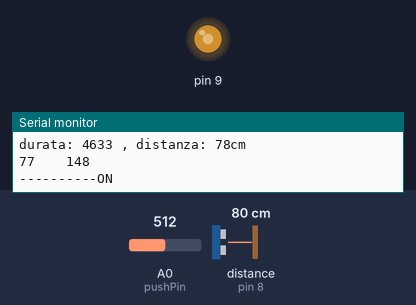
A sketch run on a simulated Arduino Uno, built with avr-gcc and run on an emulated ATmega328P. Parts: output pins drawn as LEDs (lit = HIGH), the last lines printed to the serial monitor. Wiring (inferred from the names in the program): range finder with pulse-width output: data pin 8. The inputs (shaded band) are chosen by the test bench; at power-on: distance to the obstacle (sensor on pin 8) 80 cm, A0 (pushPin) = 512. The echo pulse lasts 58.3 µs per cm; pins used as bus, display or sensor lines are not drawn.

Above: at 1.2 s.
1.3 s: distance to the obstacle (sensor on pin 8) set to 2 cm
At 2.4 s:
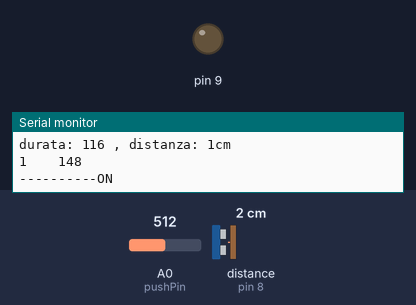
2.8 s: distance to the obstacle (sensor on pin 8) set to 6 cm
4.3 s: distance to the obstacle (sensor on pin 8) set to 7 cm
At 5.5 s:
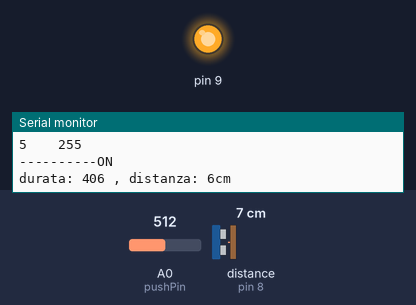
5.9 s: distance to the obstacle (sensor on pin 8) set to 113 cm
At 6.7 s:
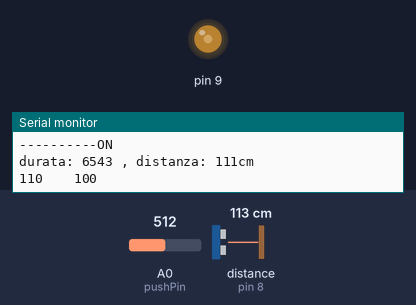
7.7 s: distance to the obstacle (sensor on pin 8) set to 117 cm
At 8.6 s:
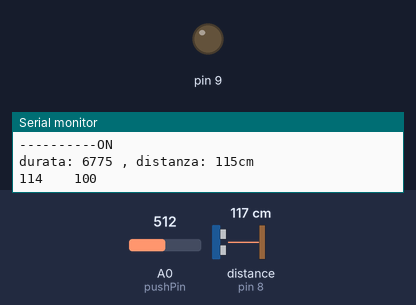
9.3 s: distance to the obstacle (sensor on pin 8) set to 107 cm
At 10.4 s:
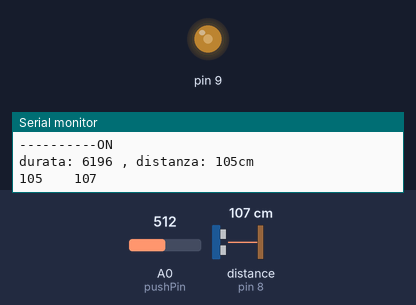
Timing chart, 0 to 11.9 s (numbered marks = the images above; inputs shaded):
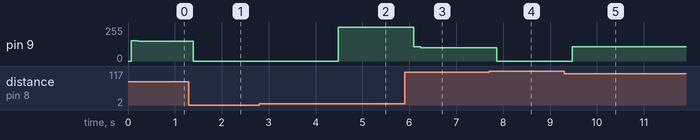

Measured:
- the behaviour switches between 6 and 7 cm on distance to the obstacle (sensor on pin 8) (found by bisection; images 1 and 2)
- the behaviour switches between 113 and 114 cm on distance to the obstacle (sensor on pin 8) (found by bisection; images 3 and 4)
- after the input at 1.3 s, pin 9: 148/255 → 0/255 after 0.09 s
- after the input at 4.3 s, pin 9: 0/255 → 255/255 after 0.18 s
- after the input at 5.9 s, pin 9: 255/255 → 107/255 after 0.20 s, → 100/255 0.15 s later
- after the input at 7.7 s, pin 9: 100/255 → 0/255 after 0.16 s
- after the input at 9.3 s, pin 9: 0/255 → 107/255 after 0.18 s

The sketch:

guanto2cina.ino
```cpp
#include <Wire.h>
#include <Servo.h>
#include "handy.h"

#define trigPin 7
#define echoPin 8

void setup()
{
  Wire.begin();
  Serial.begin(115200);
  Serial.println("START");
  pinMode( trigPin, OUTPUT );
  pinMode( echoPin, INPUT );
  pinMode(pushPin, INPUT_PULLUP);

}

void loop()
{
  readVelostat();

  if(statoPush==1){
    stato= !stato;
    statoPush=0;
  }
  stato = 1;
  if(stato==1){
    Serial.println("----------ON");
    usRoutineCina();
    viberRoutine();
    SerialRoutine();
  }else if(stato==0){
    Serial.println("----------OFF");
    analogWrite(9, 0);
  }
  delay(100);
}


void SerialRoutine()
{
  Serial.print(reading);
  Serial.print("\t\t");
  Serial.println(us);

  if (coro)
  {
    Serial.print("us: ");
    Serial.println(us);
    coro = false;
  }
}
```

filter.ino
```cpp
void filter()
{
  reading = (1 - alpha) * readingM1 + alpha * reading;
}
```

handy.h
```cpp
long reading = 0, readingM1 = 0;

const int FILTERING = 1;

int pushPin = A0;
int pushValue;
int pushTreshold = 30;
bool statoPush, stato;

float reads[10];
double sonarTimer = 0;

// #TUNE
int thresholdMax = 110;
int thresholdMin = 5;

long int contSonarRoutine = 0;
long int maxsonarTimer = 0;
double sonarTimeTot = 0;
boolean modeD = false, coro = false, cora = false;

//Filter #TUNE
float alpha = 0.95;

byte lowB, highB;
int us;
//Servo viber;


long duration, distance;
```

motor.ino
```cpp
void viberRoutine()
{
  //int us = analogRead(0);
  //us = K*1/reading;
  if (modeD)
  {
    if (reading < thresholdMin)
    {
      analogWrite(9, 255);
      coro = true;
    }
    else
      analogWrite(9, 0);
  }
  else
  {
    if (reading < thresholdMin) {
      analogWrite(9, 0);
    } else if (reading > thresholdMax) {
      analogWrite(9, 0);
    } else {
      us = map(reading, thresholdMax, thresholdMin, 100, 255);
      analogWrite(9, us);
    }
  }
  readingM1 = reading;
}
```

ultrasound.ino
```cpp
void usRoutineCina()
{
  digitalWrite(trigPin, LOW);  // Added this line
  delayMicroseconds(20); // Added this line
  digitalWrite(trigPin, HIGH);
  delay(2); // Added this line
  digitalWrite(trigPin, LOW);
  duration = pulseIn(echoPin, HIGH);
  reading = 0.034 * duration / 2;
  Serial.print( "durata: " );
  Serial.print( duration );
  Serial.print( " , " );
  Serial.print( "distanza: " );

  //dopo 38ms è fuori dalla portata del sensore
  if( duration > 38000 )
    Serial.println( "fuori portata");
  else { Serial.print( reading );
    Serial.println( "cm" );}

  //aspetta 1.5 secondi
  delay( 20 );

  if (FILTERING)
    filter();

  //Serial.print(sonarTimer);   // print the reading
}


void usRoutine()
{
  Wire.beginTransmission(112);
  Wire.write(byte(0x00));
  Wire.write(byte(0x51));

  Wire.endTransmission();
  delay(15);

  Wire.beginTransmission(112);
  Wire.write(byte(0x02));
  Wire.endTransmission();
  sonarTimer = micros();
  Wire.requestFrom(112, 2);

  if (2 <= Wire.available()) {
    reading = Wire.read();
    reading = reading << 8;
    reading |= Wire.read();
  }

  if (FILTERING)
    filter();

  contSonarRoutine++;
  sonarTimer = micros() - sonarTimer;
  if (maxsonarTimer <= sonarTimer)
    maxsonarTimer = sonarTimer;
  sonarTimeTot = sonarTimeTot + sonarTimer;
  //Serial.print(sonarTimer);   // print the reading
}
```

velostat.ino
```cpp
void readVelostat() {

  pushValue = analogRead(pushPin);
  //Serial.println(pushValue);

  if (pushValue < pushTreshold) {
    statoPush = 1;
    delay(50);
  }
}
```
